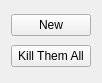
<?xml version="1.0" encoding="UTF-8"?>
<ui version="4.0">
 <class>MainWindow</class>
 <widget class="QMainWindow" name="MainWindow">
  <property name="geometry">
   <rect>
    <x>0</x>
    <y>0</y>
    <width>98</width>
    <height>83</height>
   </rect>
  </property>
  <property name="windowTitle">
   <string>MainWindow</string>
  </property>
  <widget class="QWidget" name="centralWidget">
   <layout class="QGridLayout" name="gridLayout">
    <item row="0" column="0">
     <widget class="QPushButton" name="pushButton">
      <property name="text">
       <string>New</string>
      </property>
     </widget>
    </item>
    <item row="1" column="0">
     <widget class="QPushButton" name="killThemAllPushButton">
      <property name="text">
       <string>Kill Them All</string>
      </property>
     </widget>
    </item>
   </layout>
  </widget>
 </widget>
 <layoutdefault spacing="6" margin="11"/>
 <resources/>
 <connections/>
</ui>
